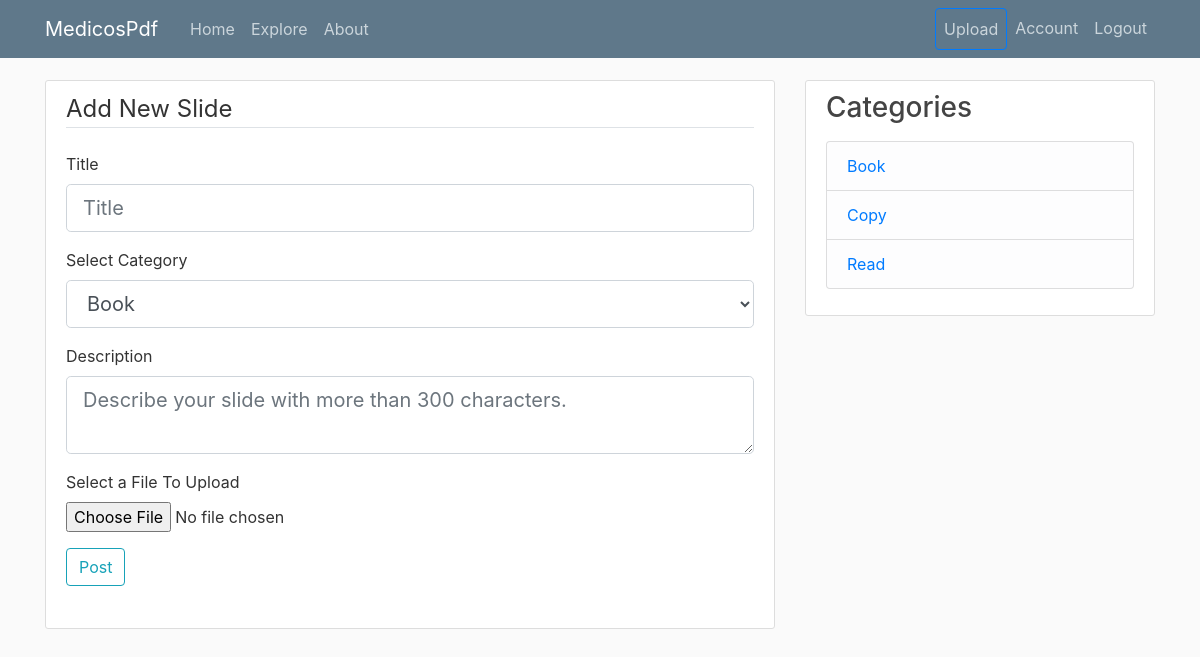
Before: /slide/new (signed in) with the older database file.
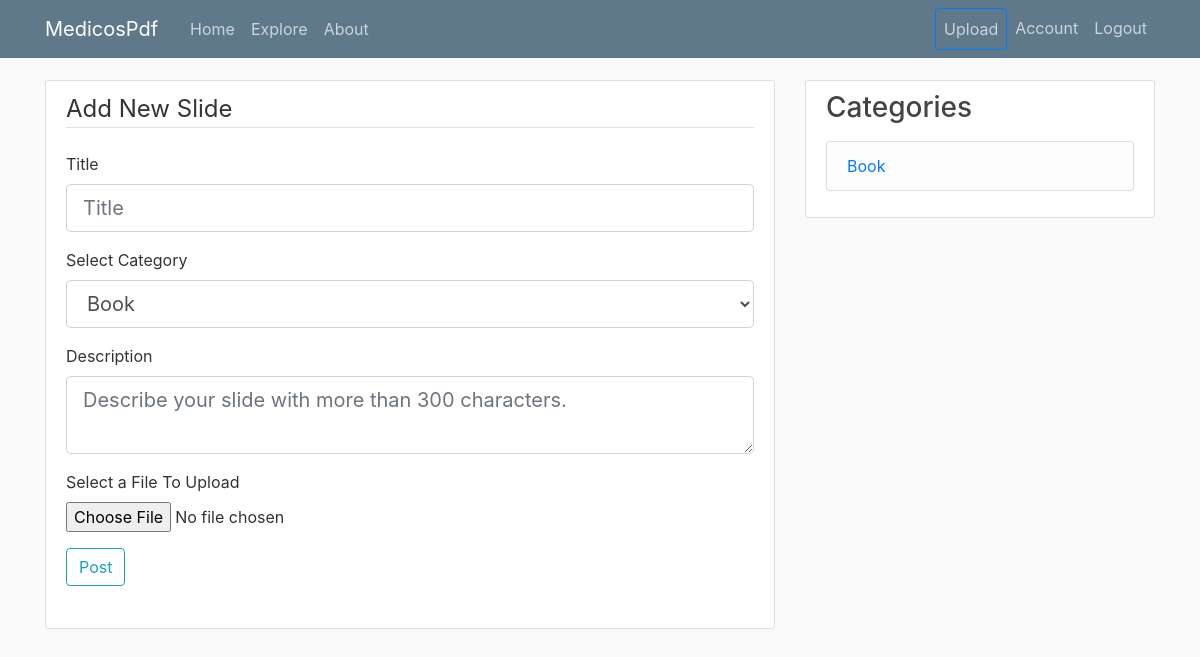
After: the same page with the newer database file.
### medicospdf/models.py (models this page shows, shortened)
class Category(db.Model):
    id = db.Column(db.Integer, primary_key = True, autoincrement = True)
    name = db.Column(db.String(200), nullable = False)
    user_id = db.Column(db.Integer, db.ForeignKey('user.id'), nullable = False)
    slides = db.relationship('Slide', backref = 'cats', lazy = True)

### medicospdf/routes.py (the view, shortened to what this page needs)
@app.route('/slide/new', methods = ['GET', 'POST'])
@login_required
def new_slide():
    form = SlideForm()
    cat = Category.query.all()
    return render_template('create_slide.html', title = 'Add New Slide', form = form, categories = cat)

### medicospdf/forms.py
class SlideForm(FlaskForm):
	title = StringField('Title', validators = [DataRequired()], render_kw={"placeholder": "Title"})
	description = TextAreaField('Description', validators = [Length(min = 200), DataRequired()],
			render_kw={"placeholder": "Describe your slide with more than 300 characters."})
	category = SelectField(u'Select Category',
		choices = mychoices, validators = [DataRequired()], coerce = int)
	file = FileField('Select a File To Upload',
		validators = [FileAllowed(['pdf', 'ppt', 'pptx'])])
	submit = SubmitField('Post')

### medicospdf/models.py (called while the page is built)
@login_manager.user_loader
def load_user(user_id):
    return User.query.get(int(user_id))

### medicospdf/templates/create_slide.html (shortened to what this page needs)
{% extends 'layout.html' %}
{% block content %}
	<div class="content-section">
		<form method="POST" action="" enctype="multipart/form-data">
			<fieldset class="form-group">
				<legend class="border-bottom mb-4">{{ title }}</legend>
				<div class="form-group">
					{{ form.title.label(class = 'form-control-label') }}
					{% if form.title.errors %}
						{{ form.title.label(class = 'form-control form-control-lg is-invalid')}}
						<div class="invalid-feedback">
							{% for error in form.title.errors %}
							<span>
								{{ error }}
							</span>
							{% endfor %}
						</div>
					{% else %}
						{{ form.title(class = 'form-control form-control-lg')}}
					{% endif %}
				</div>
				<div class="form-group">
					{{ form.category.label(class = 'form-control-label') }}
					{% if form.category.errors %}
						{{ form.category.label(class = 'form-control form-control-lg is-invalid')}}
						<div class="invalid-feedback">
							{% for error in form.category.errors %}
							<span>
								{{ error }}
							</span>
							{% endfor %}
						</div>
					{% else %}
						{{ form.category(class = 'form-control form-control-lg')}}
					{% endif %}
				</div>
				<div class="form-group">
					{{ form.description.label(class = 'form-control-label') }}
					{% if form.description.errors %}
						{{ form.description.label(class = 'form-control form-control-lg is-invalid')}}
						<div class="invalid-feedback">
							{% for error in form.description.errors %}
							<span>
								{{ error }}
							</span>
							{% endfor %}
						</div>
					{% else %}
						{{ form.description(class = 'form-control form-control-lg')}}
					{% endif %}
				</div>
				<div class="form-group">
					{{ form.file.label() }}
					{{ form.file(class = 'form-control-file') }}
				</div>
				<div class="form-group">
					{{ form.submit(class = 'btn btn-outline-info') }}
				</div>
			</fieldset>
		</form>
    </div>
{% endblock %}

### medicospdf/templates/layout.html (shortened to what this page needs)
<!DOCTYPE html>
<html>
<head>
    <link rel="stylesheet" href="https://maxcdn.bootstrapcdn.com/bootstrap/4.0.0/css/bootstrap.min.css">
    <link rel="stylesheet" type="text/css" href="{{ url_for('static', filename='main.css') }}">
    <link rel="stylesheet" href="https://cdnjs.cloudflare.com/ajax/libs/font-awesome/4.7.0/css/font-awesome.min.css">
</head>
<body>
    <header class="site-header">
      <nav class="navbar navbar-expand-md navbar-dark bg-steel fixed-top">
        <div class="container">
          <a class="navbar-brand mr-4" href="/">MedicosPdf</a>
          <div class="collapse navbar-collapse" id="navbarToggle">
            <div class="navbar-nav mr-auto">
              <a class="nav-item nav-link" href="{{ url_for('home') }}">Home</a>
              <a class = 'nav-item nav-link' href="{{ url_for('explore') }}">Explore</a>
              <a class="nav-item nav-link" href="{{ url_for('about') }}">About</a>
            </div>
            <div class="navbar-nav">
              {% if current_user.is_authenticated %}
                <a class = 'nav-item nav-link btn btn-outline-primary' href="{{ url_for('new_slide') }}">Upload</a>
                <a class = 'nav-item nav-link' href="{{ url_for('account', username = current_user.username) }}">Account</a>
                <a class = 'nav-item nav-link' href="{{ url_for('logout') }}">Logout</a>
              {% else %}
                <a class="nav-item nav-link" href="{{ url_for('login') }}">Login</a>
                <a class="nav-item nav-link" href="{{ url_for('register') }}">Register</a>
              {% endif %}
            </div>
          </div>
        </div>
      </nav>
    </header>
    <main role="main" class="container">
      <div class="row">
        <div class="col-md-8">
          {% block content %}{% endblock %}
        </div>
        {% if current_user.is_authenticated %}
          <div class="col-md-4">
            <div class="content-section">
              <h3>Categories</h3>
              <p class='text-muted'>
                <ul class="list-group">
                  {% for cat in categories %}
                    <li class="list-group-item list-group-item-light"><a href="{{ url_for('category', name = cat.name) }}">{{ cat.name }}</a></li>
                  {% endfor %}
                </ul>
              </p>
            </div>
          </div>
        {% endif %}
      </div>
    </main>
</body>
</html>

Changed rows visible on the page:
removed Category: name "Copy"
removed Category: name "Read"
